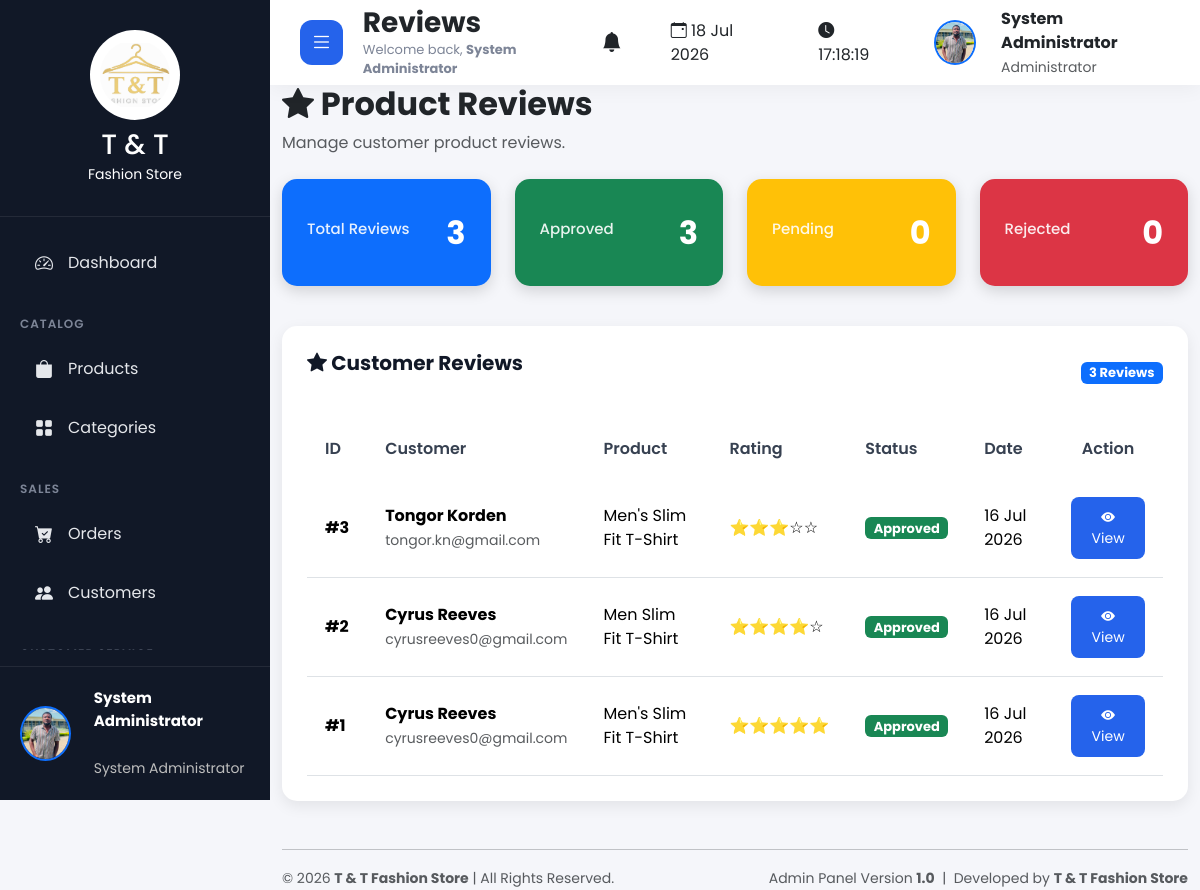
/admin/reviews/index.php (signed in), run on the app's committed database.
### tables this page shows
CREATE TABLE `settings` (
  `id` int(11) NOT NULL,
  `store_name` varchar(150) DEFAULT NULL,
  `phone` varchar(50) DEFAULT NULL,
  `email` varchar(150) DEFAULT NULL,
  `address` text DEFAULT NULL,
  `logo` varchar(255) DEFAULT NULL,
  `website` varchar(255) DEFAULT NULL,
  `currency` varchar(20) DEFAULT 'RWF',
  `tax` decimal(5,2) DEFAULT 0.00,
  `shipping_fee` decimal(10,2) DEFAULT 0.00,
  `footer_text` text DEFAULT NULL,
  `facebook` varchar(255) DEFAULT NULL,
  `instagram` varchar(255) DEFAULT NULL,
  `twitter` varchar(255) DEFAULT NULL,
  `created_at` timestamp NOT NULL DEFAULT current_timestamp(),
  `updated_at` timestamp NOT NULL DEFAULT current_timestamp() ON UPDATE current_timestamp()
);

CREATE TABLE `reviews` (
  `id` int(11) NOT NULL,
  `customer_id` int(11) DEFAULT NULL,
  `product_id` int(11) DEFAULT NULL,
  `rating` int(11) DEFAULT NULL,
  `review` text DEFAULT NULL,
  `created_at` timestamp NOT NULL DEFAULT current_timestamp(),
  `status` enum('Pending','Approved','Rejected') DEFAULT 'Pending'
);

CREATE TABLE `customers` (
  `id` int(11) NOT NULL,
  `fullname` varchar(150) DEFAULT NULL,
  `email` varchar(150) DEFAULT NULL,
  `phone` varchar(30) DEFAULT NULL,
  `password` varchar(255) DEFAULT NULL,
  `address` text DEFAULT NULL,
  `city` varchar(100) DEFAULT NULL,
  `country` varchar(100) DEFAULT NULL,
  `photo` varchar(255) DEFAULT NULL,
  `status` enum('Active','Inactive') NOT NULL DEFAULT 'Active',
  `last_login` datetime DEFAULT NULL,
  `created_at` timestamp NOT NULL DEFAULT current_timestamp()
);

CREATE TABLE `products` (
  `id` int(11) NOT NULL,
  `category_id` int(11) DEFAULT NULL,
  `product_name` varchar(200) DEFAULT NULL,
  `description` text DEFAULT NULL,
  `price` decimal(10,2) DEFAULT NULL,
  `discount` decimal(10,2) DEFAULT 0.00,
  `stock` int(11) DEFAULT 0,
  `size` varchar(50) DEFAULT NULL,
  `color` varchar(100) DEFAULT NULL,
  `brand` varchar(100) DEFAULT NULL,
  `image` varchar(255) DEFAULT NULL,
  `status` enum('Available','Out of Stock') DEFAULT 'Available',
  `featured` enum('Yes','No') DEFAULT 'No',
  `created_at` timestamp NOT NULL DEFAULT current_timestamp()
);

### admin/reviews/index.php (the view, shortened to what this page needs)
<?php
include("../includes/header.php");
include("../includes/sidebar.php");
include("../includes/topbar.php");
$totalReviews=mysqli_fetch_assoc(mysqli_query($conn,"
SELECT COUNT(*) total
FROM reviews
"))['total'];
$approvedReviews=mysqli_fetch_assoc(mysqli_query($conn,"
SELECT COUNT(*) total
FROM reviews
WHERE status='Approved'
"))['total'];
$pendingReviews=mysqli_fetch_assoc(mysqli_query($conn,"
SELECT COUNT(*) total
FROM reviews
WHERE status='Pending'
"))['total'];
$rejectedReviews=mysqli_fetch_assoc(mysqli_query($conn,"
SELECT COUNT(*) total
FROM reviews
WHERE status='Rejected'
"))['total'];
$reviews=mysqli_query($conn,"
SELECT
reviews.*,
customers.fullname,
customers.email,
products.product_name
FROM reviews
LEFT JOIN customers
ON customers.id=reviews.customer_id
LEFT JOIN products
ON products.id=reviews.product_id
ORDER BY reviews.id DESC
");
?>
<div class="container-fluid">
<div class="page-header mb-4">
<h2 class="fw-bold">
<i class="bi bi-star-fill"></i>
Product Reviews
</h2>
<p class="text-muted">
Manage customer product reviews.
</p>
</div>
<div class="row mb-4">
    <div class="col-lg-3 mb-3">
        <div class="dashboard-card bg-primary">
            <h6>Total Reviews</h6>
            <h2><?php echo $totalReviews; ?></h2>
        </div>
    </div>
    <div class="col-lg-3 mb-3">
        <div class="dashboard-card bg-success">
            <h6>Approved</h6>
            <h2><?php echo $approvedReviews; ?></h2>
        </div>
    </div>
    <div class="col-lg-3 mb-3">
        <div class="dashboard-card bg-warning">
            <h6>Pending</h6>
            <h2><?php echo $pendingReviews; ?></h2>
        </div>
    </div>
    <div class="col-lg-3 mb-3">
        <div class="dashboard-card bg-danger">
            <h6>Rejected</h6>
            <h2><?php echo $rejectedReviews; ?></h2>
        </div>
    </div>
</div>
<div class="content-card">
<div class="d-flex justify-content-between align-items-center mb-4">
<h4>
<i class="bi bi-star-fill"></i>
Customer Reviews
</h4>
<span class="badge bg-primary">
<?php echo $totalReviews; ?>
Reviews
</span>
</div>
<div class="table-responsive">
<table class="table table-hover align-middle">
<thead>
<tr>
<th>ID</th>
<th>Customer</th>
<th>Product</th>
<th>Rating</th>
<th>Status</th>
<th>Date</th>
<th class="text-center">Action</th>
</tr>
</thead>
<tbody>
<?php
if(mysqli_num_rows($reviews)>0){
while($row=mysqli_fetch_assoc($reviews)){
?>
<tr>
<td>
<strong>#<?php echo $row['id']; ?></strong>
</td>
<td>
<strong>
<?php echo htmlspecialchars($row['fullname']); ?>
</strong>
<br>
<small class="text-muted">
<?php echo htmlspecialchars($row['email']); ?>
</small>
</td>
<td>
<?php echo htmlspecialchars($row['product_name']); ?>
</td>
<td>
<?php
for($i=1;$i<=5;$i++){
echo ($i <= $row['rating']) ? "⭐" : "☆";
}
?>
</td>
<td>
<?php
switch($row['status']){
case "Approved":
echo '<span class="badge bg-success">Approved</span>';
break;
}
?>
</td>
<td>
<?php echo date("d M Y",strtotime($row['created_at'])); ?>
</td>
<td class="text-center">
<a
href="view.php?id=<?php echo $row['id']; ?>"
class="btn btn-primary btn-sm">
<i class="bi bi-eye-fill"></i>
View
</a>
</td>
</tr>
<?php
}
}
?>
</tbody>
</table>
</div>
</div>
</div>
<?php
include("../includes/footer.php");
?>

### admin/includes/sidebar.php (shortened to what this page needs)
<?php
$currentPage = basename($_SERVER['PHP_SELF']);
$settings = [];
$settingsQuery = mysqli_query($conn,"SELECT * FROM settings LIMIT 1");
if($settingsQuery && mysqli_num_rows($settingsQuery)>0){
    $settings = mysqli_fetch_assoc($settingsQuery);
}
$storeLogo = "logo.png";
if(!empty($settings['logo'])){
    $storeLogo = $settings['logo'];
}
$adminPhoto = "default.png";
if(isset($_SESSION['admin_photo']) && !empty($_SESSION['admin_photo'])){
    $adminPhoto = $_SESSION['admin_photo'];
}
?>
<div class="sidebar">
    <div class="sidebar-header text-center">
        <img
        src="<?php echo SITE_URL; ?>/assets/images/settings/<?php echo htmlspecialchars($storeLogo); ?>"
        alt="T & T Fashion Store"
        class="img-fluid mb-2"
        style="
        width:90px;
        height:90px;
        object-fit:contain;
        ">
        <h3 class="mb-0">
            <?php
            echo !empty($settings['store_name'])
            ? "T & T"
            : "T & T";
            ?>
        </h3>
        <small>
            Fashion Store
        </small>
    </div>
    <ul class="sidebar-menu">
        <li class="<?php echo ($currentPage=="dashboard.php") ? "active" : ""; ?>">
            <a href="<?php echo SITE_URL; ?>/admin/dashboard.php">
                <i class="bi bi-speedometer2"></i>
                <span>Dashboard</span>
            </a>
        </li>
        <li class="menu-title">
            Catalog
        </li>
        <li>
            <a href="<?php echo SITE_URL; ?>/admin/products/index.php">
                <i class="bi bi-bag-fill"></i>
                <span>Products</span>
            </a>
        </li>
        <li>
            <a href="<?php echo SITE_URL; ?>/admin/categories/index.php">
                <i class="bi bi-grid-fill"></i>
                <span>Categories</span>
            </a>
        </li>
        <li class="menu-title">
            Sales
        </li>
        <li>
            <a href="<?php echo SITE_URL; ?>/admin/orders/index.php">
                <i class="bi bi-cart-check-fill"></i>
                <span>Orders</span>
            </a>
        </li>
        <li>
            <a href="<?php echo SITE_URL; ?>/admin/customers/index.php">
                <i class="bi bi-people-fill"></i>
                <span>Customers</span>
            </a>
        </li>
        <li class="menu-title">
        </li>
    </ul>
    <div class="sidebar-footer d-flex align-items-center">
        <img
        src="<?php echo SITE_URL; ?>/assets/images/admins/<?php echo htmlspecialchars($adminPhoto); ?>"
        class="rounded-circle border border-2 border-primary"
        style="
        width:55px;
        height:55px;
        object-fit:cover;
        "
        alt="Administrator">
        <div class="ms-2">
            <strong>
                <?php
                echo isset($_SESSION['admin_name'])
                ? htmlspecialchars($_SESSION['admin_name'])
                : "Administrator";
                ?>
            </strong>
            <br>
            <small>
                System Administrator
            </small>
        </div>
    </div>
</div>

### assets/css/dashboard.css (style rules this page uses)
* { margin:0; padding:0; box-sizing:border-box; font-family:'Poppins',sans-serif; }
body { background:#f4f7fc; overflow-x:hidden; }
.sidebar { position:fixed; left:0; top:0; width:270px; height:100vh; background:#111827; color:#fff; display:flex; flex-direction:column; justify-content:space-between; transition:.3s; z-index:999; }
.sidebar-header { text-align:center; padding:30px 20px; border-bottom:1px solid rgba(255,255,255,.08); }
.sidebar-header img { width:90px; height:90px; border-radius:50%; background:white; padding:10px; margin-bottom:15px; }
.sidebar-menu { list-style:none; padding:20px; overflow-y:auto; }
.sidebar-menu li { margin-bottom:6px; }
.sidebar-menu li.menu-title { color:#7d8597; font-size:12px; text-transform:uppercase; letter-spacing:1px; margin-top:25px; margin-bottom:10px; font-weight:600; }
.sidebar-menu li a { display:flex; align-items:center; justify-content:space-between; color:#e5e7eb; text-decoration:none; padding:13px 15px; border-radius:12px; transition:.3s; }
.sidebar-menu li a span { flex:1; margin-left:15px; }
.sidebar-menu li a i { font-size:18px; }
.sidebar-footer { padding:20px; border-top:1px solid rgba(255,255,255,.08); display:flex; align-items:center; gap:15px; }
.sidebar-footer img { width:55px; height:55px; border-radius:50%; object-fit:cover; border:3px solid #2563eb; }
.sidebar-footer strong { display:block; font-size:15px; }
.sidebar-footer small { color:#bdbdbd; }
.dashboard-card { border-radius:18px; color:white; padding:28px; display:flex; justify-content:space-between; align-items:center; transition:.35s; box-shadow:0 15px 35px rgba(0,0,0,.08); }
.dashboard-card h2 { font-weight:700; margin-top:8px; }
.content-card { background:#ffffff; border-radius:20px; padding:25px; box-shadow:0 10px 25px rgba(0,0,0,.06); margin-bottom:30px; transition:.3s; }
.content-card h4 { font-size:20px; font-weight:700; margin-bottom:20px; color:#111827; }
.table { margin:0; }
.table thead { background:#f3f4f6; }
.table thead th { border:none; padding:18px; font-weight:600; color:#374151; }
.table tbody td { vertical-align:middle; padding:18px; }
.table tbody tr { transition:.3s; }
.btn-primary { background:#2563eb; border:none; border-radius:12px; padding:10px 18px; }
.dashboard-card { animation:fadeUp .5s ease; }
.content-card { animation:fadeUp .6s ease; }

### admin/includes/header.php (style rules this page uses)
* { margin:0; padding:0; box-sizing:border-box; font-family:'Poppins',sans-serif; }
body { background:#f5f6fa; overflow-x:hidden; }
a { text-decoration:none; }
.content-card { background:#fff; padding:25px; border-radius:15px; box-shadow:0 5px 15px rgba(0,0,0,.08); margin-bottom:25px; }
.dashboard-card { color:#fff; padding:25px; border-radius:15px; box-shadow:0 5px 15px rgba(0,0,0,.15); }
.dashboard-card h6 { font-size:15px; opacity:.9; }
.dashboard-card h2 { margin-top:10px; font-weight:700; }
.page-header { margin-bottom:30px; }
.page-header h2 { font-weight:700; }
.badge { font-size:13px; }
.btn { border-radius:8px; }

### data on the page
settings: logo (picture)
reviews: id "3", customer.fullname "Tongor Korden", customer.email "tongor.kn@gmail.com", product.product_name "Men's Slim Fit T-Shirt", rating 3 (drawn), status "Approved", created_at "16 Jul 2026"
reviews: id "2", customer.fullname "Cyrus Reeves", customer.email "cyrusreeves0@gmail.com", product.product_name "Men Slim Fit T-Shirt", rating 4 (drawn), status "Approved", created_at "16 Jul 2026"
reviews: id "1", customer.fullname "Cyrus Reeves", customer.email "cyrusreeves0@gmail.com", product.product_name "Men's Slim Fit T-Shirt", status "Approved", created_at "16 Jul 2026"

### other printed values
$_SESSION['admin_name'] "System Administrator"
$pageTitle "Reviews"
$totalReviews "3"
$approvedReviews "3"
$pendingReviews "0"
$rejectedReviews "0"
